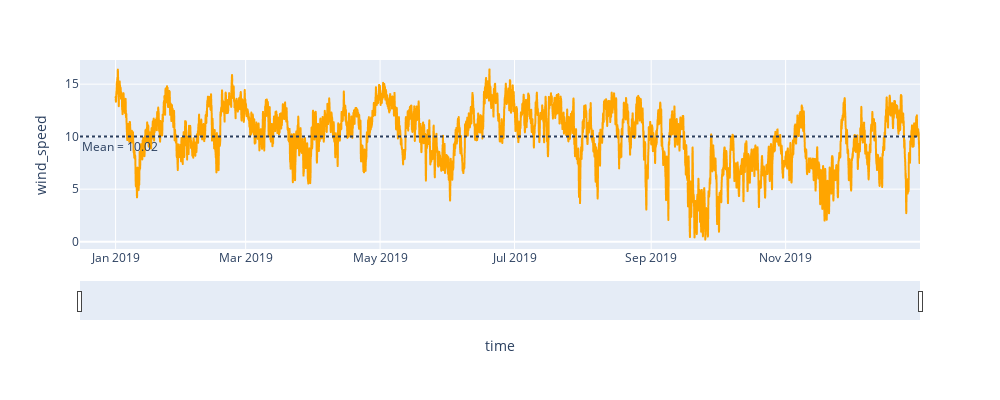

The code cell stored with this chart in its notebook:
### Code cell
px.defaults.width = 1000
px.defaults.height = 400

fig = px.line(wind_speed2, x= wind_speed2.index, y= 'wind_speed', color_discrete_sequence= ['orange'])
fig.add_hline(y = wind_speed2['wind_speed'].mean(), line_dash= 'dot')
fig.add_annotation(x = '2019-01-03', y = wind_speed2['wind_speed'].mean() - 1, text= f"Mean = {round(wind_speed2['wind_speed'].mean(),2)}", showarrow= False)

fig.update_xaxes(rangeslider_visible= True)

fig.show()

fig.write_image("imgs/wind_speed.png")
Image("imgs/wind_speed.png")

### Figure 1 — Plotly figure (JSON) as saved in the notebook; plotly's stock layout.template omitted (floating-point values rounded to 4 significant figures; data arrays with more than 128 entries replaced by an {"elided": "..."} marker saying what was removed)
{"data": [{"hovertemplate": "time=%{x}<br>wind_speed=%{y}<extra></extra>", "legendgroup": "", "line": {"color": "orange", "dash": "solid"}, "marker": {"symbol": "circle"}, "mode": "lines", "name": "", "showlegend": false, "type": "scattergl", "x": {"elided": "8760 str values"}, "xaxis": "x", "y": {"elided": "8760 float values"}, "yaxis": "y"}], "layout": {"annotations": [{"showarrow": false, "text": "Mean = 10.02", "x": "2019-01-03", "y": 9.019}], "height": 400, "legend": {"tracegroupgap": 0}, "margin": {"t": 60}, "shapes": [{"line": {"dash": "dot"}, "type": "line", "x0": 0, "x1": 1, "xref": "x domain", "y0": 10.02, "y1": 10.02, "yref": "y"}], "width": 1000, "xaxis": {"anchor": "y", "domain": [0, 1], "rangeslider": {"visible": true}, "title": {"text": "time"}}, "yaxis": {"anchor": "x", "domain": [0, 1], "title": {"text": "wind_speed"}}}}
